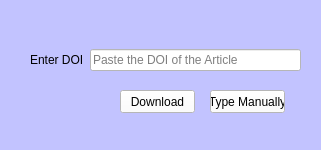
<?xml version="1.0" encoding="UTF-8"?>
<ui version="4.0">
 <class>Dialog_d</class>
 <widget class="QDialog" name="Dialog_d">
  <property name="geometry">
   <rect>
    <x>0</x>
    <y>0</y>
    <width>321</width>
    <height>150</height>
   </rect>
  </property>
  <property name="sizePolicy">
   <sizepolicy hsizetype="Maximum" vsizetype="Maximum">
    <horstretch>0</horstretch>
    <verstretch>0</verstretch>
   </sizepolicy>
  </property>
  <property name="maximumSize">
   <size>
    <width>321</width>
    <height>150</height>
   </size>
  </property>
  <property name="windowTitle">
   <string>Enter DOI</string>
  </property>
  <property name="windowIcon">
   <iconset>
    <normaloff>icons/1040213-ui/png/044-memo.png</normaloff>icons/1040213-ui/png/044-memo.png</iconset>
  </property>
  <property name="styleSheet">
   <string notr="true">background-color: rgb(194, 195, 255);</string>
  </property>
  <widget class="QDialogButtonBox" name="buttonBox">
   <property name="geometry">
    <rect>
     <x>10</x>
     <y>440</y>
     <width>621</width>
     <height>32</height>
    </rect>
   </property>
   <property name="orientation">
    <enum>Qt::Horizontal</enum>
   </property>
   <property name="standardButtons">
    <set>QDialogButtonBox::Cancel|QDialogButtonBox::Ok</set>
   </property>
  </widget>
  <widget class="QWidget" name="horizontalLayoutWidget">
   <property name="geometry">
    <rect>
     <x>30</x>
     <y>30</y>
     <width>271</width>
     <height>60</height>
    </rect>
   </property>
   <layout class="QHBoxLayout" name="horizontalLayout">
    <item>
     <widget class="QLabel" name="label">
      <property name="font">
       <font>
        <pointsize>9</pointsize>
        <weight>50</weight>
        <bold>false</bold>
       </font>
      </property>
      <property name="text">
       <string>Enter DOI</string>
      </property>
     </widget>
    </item>
    <item>
     <widget class="QLineEdit" name="pastedoi">
      <property name="styleSheet">
       <string notr="true">background-color: rgb(255, 255, 255);</string>
      </property>
      <property name="placeholderText">
       <string>Paste the DOI of the Article</string>
      </property>
     </widget>
    </item>
   </layout>
  </widget>
  <widget class="QPushButton" name="getdoi">
   <property name="geometry">
    <rect>
     <x>120</x>
     <y>90</y>
     <width>75</width>
     <height>23</height>
    </rect>
   </property>
   <property name="toolTip">
    <string>Click to download and import</string>
   </property>
   <property name="styleSheet">
    <string notr="true">background-color: rgb(255, 255, 255);</string>
   </property>
   <property name="text">
    <string>Download</string>
   </property>
  </widget>
  <widget class="QPushButton" name="typemanual">
   <property name="geometry">
    <rect>
     <x>210</x>
     <y>90</y>
     <width>75</width>
     <height>23</height>
    </rect>
   </property>
   <property name="toolTip">
    <string>Enter all the details manually</string>
   </property>
   <property name="styleSheet">
    <string notr="true">background-color: rgb(255, 255, 255);</string>
   </property>
   <property name="text">
    <string>Type Manually</string>
   </property>
  </widget>
 </widget>
 <resources/>
 <connections>
  <connection>
   <sender>buttonBox</sender>
   <signal>accepted()</signal>
   <receiver>Dialog_d</receiver>
   <slot>accept()</slot>
   <hints>
    <hint type="sourcelabel">
     <x>248</x>
     <y>254</y>
    </hint>
    <hint type="destinationlabel">
     <x>157</x>
     <y>274</y>
    </hint>
   </hints>
  </connection>
  <connection>
   <sender>buttonBox</sender>
   <signal>rejected()</signal>
   <receiver>Dialog_d</receiver>
   <slot>reject()</slot>
   <hints>
    <hint type="sourcelabel">
     <x>316</x>
     <y>260</y>
    </hint>
    <hint type="destinationlabel">
     <x>286</x>
     <y>274</y>
    </hint>
   </hints>
  </connection>
 </connections>
</ui>
